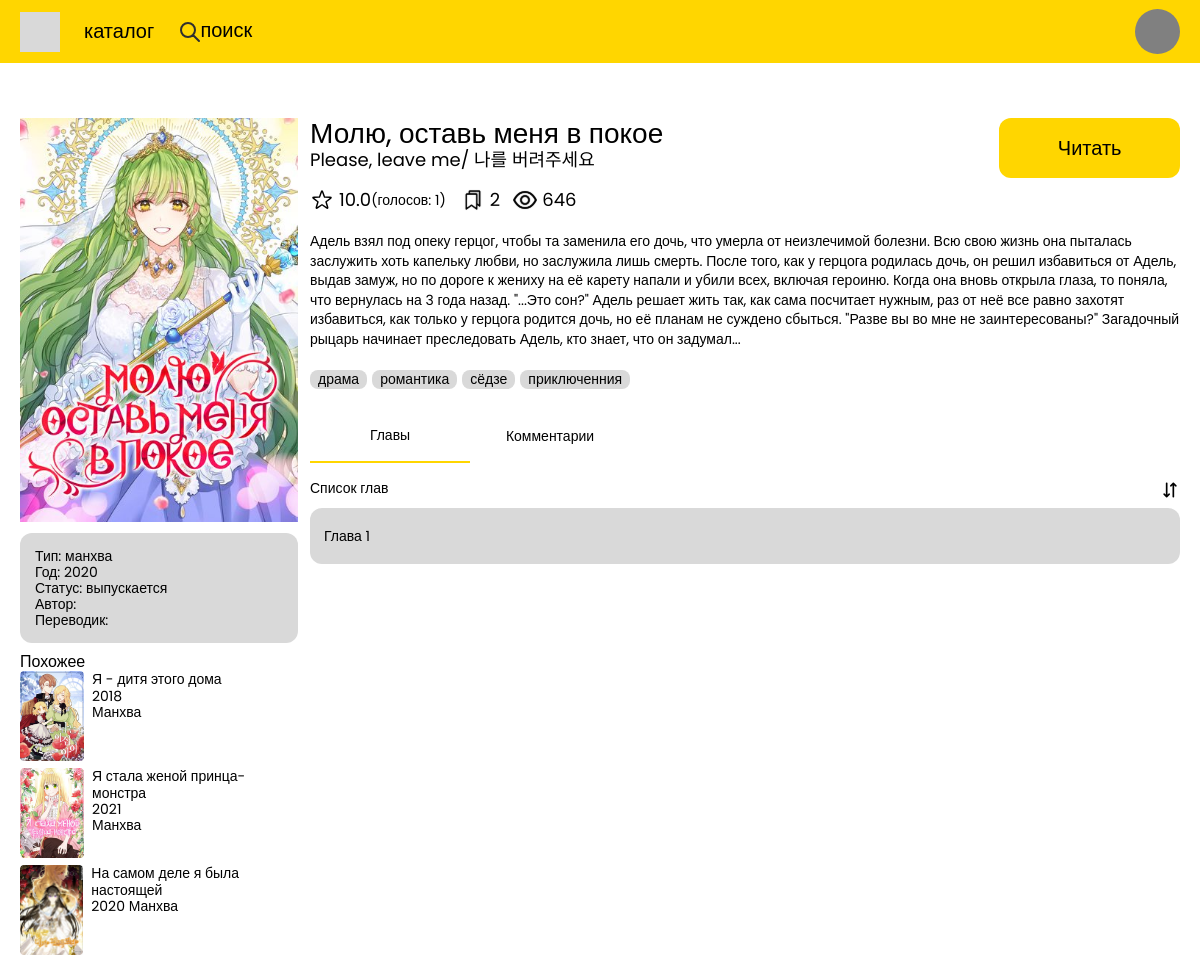
Page /manga/1 on the committed database.
### tables this page shows
CREATE TABLE types (id INTEGER PRIMARY KEY AUTOINCREMENT, name TEXT);

CREATE TABLE titles (id INTEGER NOT NULL UNIQUE PRIMARY KEY, type_id INTEGER NOT NULL, status_id INTEGER NOT NULL, name_russian TEXT NOT NULL, name_english TEXT, name_languages TEXT NOT NULL, description TEXT, year INTEGER NOT NULL, views INTEGER DEFAULT (0), author TEXT NOT NULL, translator TEXT NOT NULL);

CREATE TABLE statuses (id INTEGER PRIMARY KEY AUTOINCREMENT, name TEXT);

CREATE TABLE genres (id INTEGER UNIQUE NOT NULL PRIMARY KEY AUTOINCREMENT, name TEXT UNIQUE);

### app/manga_card/routes.py (the view)
@bp.route("/<int:title_id>")
def manga_page(title_id):
    title = Title.get_by_id(title_id)
    title.add_view()
    chapters = title.get_chapters()
    comments_count = title.get_comments_count()
    if current_user.is_authenticated:
        user_rating = title.get_user_rating(current_user)
        saved = title.is_saved(current_user)
    else:
        user_rating = None
        saved = False
    return render_template('manga_card/manga_card.html',
                           chapters=chapters,
                           user=current_user,
                           title=title,
                           comments_count=comments_count,
                           user_rating=user_rating,
                           saved=saved)

### app/models.py (called while the page is built)
    @staticmethod
    def create_from_sql(sql_row):
        chapter = Chapter()
        chapter.id = sql_row["id"]
        chapter.name = sql_row["name"]
        chapter.title_id = sql_row["title_id"]
        chapter.chapter = sql_row["chapter"]
        chapter.date = sql_row["date"]
        return chapter

    @staticmethod
    def get_by_id(title_id):
        title_row = cursor.execute("""
                SELECT titles.id, name_russian, name_english, name_languages, description, type_id, status_id, year,
                views, saves, AVG(rating) AS rating, COUNT(rating) AS rating_votes, author, translator
                FROM titles
                LEFT JOIN rating
                ON titles.id = rating.title_id
                LEFT JOIN
                (SELECT title_id, COUNT(*) AS saves FROM saves ORDER BY title_id) as t1
                ON titles.id = t1.title_id
                WHERE titles.id=? """, (title_id,)).fetchone()
        title = Title.create_from_sql(title_row)
        return title

    def get_genres(self):
        result = cursor.execute("""
            SELECT id, name
            FROM titles_genres
            LEFT JOIN genres
            ON titles_genres.genre_id = genres.id
            WHERE titles_genres.title_id=?
            """, (self.id,)).fetchall()
        return [Genre.create_from_sql(i) for i in result]

    def get_poster(self):
        return url_for("static", filename=f"media/posters/{self.id}.jpg")

    def get_tags(self):
        result = cursor.execute("""
            SELECT id, name
            FROM titles_tags
            LEFT JOIN tags
            ON titles_tags.tag_id = tags.id
            WHERE titles_tags.title_id=?
            """, (self.id,)).fetchall()
        return [Tag.create_from_sql(i) for i in result]

    def add_view(self):
        cursor.execute(""" UPDATE titles SET views=views+1 WHERE id=? """, (self.id,))
        self.views += 1
        connection.commit()

    def get_comments_count(self):
        result = cursor.execute(""" SELECT COUNT(*) as comments_count FROM comments WHERE title_id=? """,
                                (self.id,)).fetchone()
        return result["comments_count"]

    def get_chapters(self):
        result = cursor.execute(""" SELECT * FROM chapters WHERE title_id=? """, (self.id,)).fetchall()
        return [Chapter.create_from_sql(i) for i in result]

### app/templates/manga_card/manga_card.html (shortened to what this page needs)
{% extends "base.html" %}
{% block header %}
<link rel="stylesheet" href="{{ url_for('static', filename='manga_card/manga_card/style.css') }}">
{% endblock %}
{% block content %}
<div id="left-side">
    <img id="poster" src="{{ title.poster }}">
    <section id="description">
        Тип: {{ title.type.name }}<br>
        Год: {{ title.year }}<br>
        Статус: {{ title.status.name }}<br>
        Автор: {{ title.author }}<br>
        Переводик: {{ title.translator }}<br>
    </section>
    <ul id="similar">
        <h3>Похожее</h3>
        <li class="similar-title">
            <img class="similar-title__poster" src="{{ url_for('static', filename='manga_card/manga_card/images/simiar_manga-poster1.jpg') }}">
            <p class="similar-title__description">
                Я - дитя этого дома<br>
                2018<br>
                Манхва
            </p>
        </li>
        <li class="similar-title">
            <img class="similar-title__poster" src="{{ url_for('static', filename='manga_card/manga_card/images/similar_manga-poster2.jpg') }}">
            <p class="similar-title__description">
                Я стала женой принца-монстра<br>
                2021<br>
                Манхва
            </p>
        </li>
        <li class="similar-title">
            <img class="similar-title__poster" src="{{ url_for('static', filename='manga_card/manga_card/images/similar_manga-poster3.jpg') }}">
            <p class="similar-title__description">
                На самом деле я была настоящей<br>
                2020
                Манхва
            </p>
        </li>
    </ul>
</div>
<div id="right-side">
    <div id="manga-info">
        <div id="manga-info__header">
            <div id="manga-names">
                <h1 class="manga-names__russian">{{ title.name_russian }}</h1>
                <h2 class="manga-names__languages">{{ title.name_english }}/ {{ title.name_languages }}</h2>
            </div>
            <div id="read-button">Читать</div>
        </div>
        <div id="manga-info__description">
            <ul id="stats">
                <li class="stats-option rating">
                    <div class="stats-option__header">
                        <img class="stats-option__icon" src="{{ url_for('static', filename='manga_card/manga_card/images/rating.svg') }}">
                        <span class="stats-option__text">{{title.rating}}</span>
                    </div>
                    <div class="stats-option__caption">
                        (голосов: <span class="stats-option__votes">{{ title.rating_votes}}</span>)
                    </div>
                </li>
                <li class="stats-option saved">
                    <div class="stats-option__header">
                        <img class="stats-option__icon" src="{{ url_for('static', filename='manga_card/manga_card/images/saved.svg') }}">
                        <span class="stats-option__text">{{ title.saves }}</span>
                    </div>
                </li>
                <li class="stats-option views">
                    <div class="stats-option__header">
                        <img class="stats-option__icon" src="{{ url_for('static', filename='manga_card/manga_card/images/views.svg') }}">
                        <span class="stats-option__text">{{ title.views }}</span>
                    </div>
                </li>
            </ul>
            <article id="about">{{ title.description }}</article>
            <ul id="genres-list">
                {% for genre in title.genres %}
                    <li class="genres-list__item">
                        <a class="genres-list__link" href="../../catalog?genres={{ genre.id }}">{{ genre.name }}</a>
                    </li>
                {% endfor %}
            </ul>
        </div>
    </div>
    <div id="sections">
        <div id="section-buttons">
            <div class="section-buttons__item section-buttons__item_active" id="chapters-button">Главы</div>
            <div class="section-buttons__item" id="comments-button">Комментарии</div>
        </div>
        <section id="sections-content">
            <div id="chapters" class="section">
                {% if chapters|length > 0 %}
                    <div id="chapters__header">
                        Список глав
                        <img id="filter-button" src="{{ url_for('static', filename='manga_card/manga_card/images/filter.svg') }}">
                    </div>
                    <div class="chapters__list">
                        {% for chapter in title.get_chapters() %}
                        <div class="chapters__item chapter">
                            <a class="chapter__link" href="{{ url_for('chapters.chapter', chapter_id=chapter.id) }}">
                                <div class="chapter__content">
                                    Глава {{ chapter.chapter }}
                                </div>
                            </a>
                        </div>
                        {% endfor %}
                    </div>
                {% endif %}
            </div>
        </section>
    </div>
</div>
{% endblock %}

### app/templates/base.html (shortened to what this page needs)
<!DOCTYPE html>
<html lang="en">
<head>
    <link rel="stylesheet" href="{{ url_for('static', filename='base/style.css') }}">
    <link rel="stylesheet" href="{{ url_for('static', filename='base/normalize.css') }}">
    {% block header %}
    {% endblock %}
</head>
<body>
    <header>
        <div class="content__inner">
            <div class="header__inner">
                <div class="nav-left">
                    <div id="logo"></div>
                    <nav class="nav-left__nav">
                        <a class="nav__item" href="/catalog">
                            <span class="nav__text">каталог</span>
                        </a>
                        <a class="nav__item">
                            <img class="nav__icon" src="{{ url_for('static', filename='base/images/search.svg') }}">
                            <span class="nav__text nav__icon-text">поиск</span>
                        </a>
                    </nav>
                </div>
                <div class="nav-right">
                    <nav>
                        {% if user.is_authenticated %}
                        <div class="dropdown-panel">
                            <div class="nav__item dropdown-button">
                                <img class="user-avatar" src="{{ user.avatar }}">
                            </div>
                            <div class="dropdown-menu profile-menu" hidden>
                                <a href="{{ url_for('profile.get_profile', profile_id=user.id) }}" class="profile-menu__option">
                                    <img src="{{ url_for('static', filename='base/images/profile.svg') }}" class="profile-menu__icon">
                                    Профиль
                                </a>
                                <a href="{{ url_for('profile.edit_profile') }}" class="profile-menu__option">
                                    <img src="{{ url_for('static', filename='base/images/settings.svg') }}" class="profile-menu__icon">
                                    Настройки
                                </a>
                                <a href="{{ url_for('auth.logout') }}" class="profile-menu__option">
                                    <img src="{{ url_for('static', filename='base/images/exit.svg') }}" class="profile-menu__icon">
                                    Выйти
                                </a>
                            </div>
                        </div>
                        {% else %}
                        <a class="nav__item" id="profile" href="{{ url_for('auth.login_form')}}">
                            <img class="empty-icon" src="{{ url_for("static", filename="media/avatars/default.png") }}">
                        </a>
                        {% endif %}
                    </nav>
                </div>
            </div>
        </div>
    </header>
    <main>
        <div class="content__inner">
            <div class="main__inner">
                {% block content %}
                {% endblock %}
            </div>
        </div>
    </main>
</body>
</html>

### app/static/base/style.css (style rules this page uses)
* { margin: 0; padding: 0; box-sizing: border-box; }
body { overflow-x: hidden; font-family: 'Poppins', sans-serif; font-size: 14px; }
header { background-color: #FFD600; }
main { margin-top: 55px; }
.header__inner { display: flex; flex-direction: row; justify-content: space-between; padding: 9px 0; }
.content__inner { max-width: 1200px; padding: 0 20px; margin: 0 auto; }
#logo { width: 40px; height: 40px; background-color: #D9D9D9; margin: auto 0 auto; }
.empty-icon { color: #D9D9D9; display: block; }
.nav-left { display: flex; flex-direction: row; }
.nav-left__nav { margin-left: 24px; }
.nav__icon { width: 24px; height: 24px; vertical-align: middle; }
.nav-right { display: flex; justify-content: center; align-items: center; }
nav { display: flex; flex-direction: row; align-items: center; margin: auto 0; }
.nav__item { display: block; font-size: 20px; color: #000000; margin-top: auto; margin-bottom: auto; }
.nav__icon-text { margin-left: -0.36em; }
.nav__item + .nav__item { margin-left: 24px; }
a { text-decoration: none; color: #000000; }
.user-avatar, .empty-icon { width: 45px; height: 45px; border-radius: 50%; }

### app/static/manga_card/manga_card/style.css (style rules this page uses)
* { margin: 0; padding: 0; box-sizing: border-box; }
body { font-family: 'Poppins', sans-serif; font-size: 14px; }
a { text-decoration: none; color: #000000; }
h1, .manga-names__russian { font-size: 28px; font-weight: normal; margin: 0; }
h2, .manga-names__languages { font-size: 18px; font-weight: normal; }
h3 { font-size: 16px; font-weight: normal; }
ul { margin-left: 0; padding-left: 0; }
li { list-style-type: none; }
.main__inner { display: flex; flex-direction: row; }
#left-side { max-width: 278px; min-width: 220px; }
#poster { width: 100%; }
#description { padding: 15px; margin-top: 7px; border-radius: 12px; background-color: #D9D9D9; }
#similar { margin-top: 10px; }
.similar-title { display: flex; flex-direction: row; }
.similar-title + .similar-title { margin-top: 7px; }
.similar-title__poster { width: 64px; height: 90px; }
.similar-title__description { margin-left: 8px; }
#right-side { width: 100%; margin-left: 12px; max-width: 870px; min-width: 400px; position: relative; }
#manga-info__header { display: flex; flex-direction: row; justify-content: space-between; }
#manga-names { display: flex; flex-direction: column; width: 100%; }
#read-button { height: 60px; width: 228px; background-color: #FFD600; font-size: 20px; border-radius: 12px; display: flex; justify-content: center; align-items: center; }
#stats { margin-top: 10px; display: flex; flex-direction: row; }
.stats-option { display: flex; flex-direction: row; }
.stats-option__header { font-size: 18px; display: flex; flex-direction: row; justify-content: center; }
.stats-option__caption { margin: auto 0; }
.stats-option + .stats-option { margin-left: 15px; }
.stats-option__icon { max-width: 24px; max-height: 24px; }
.stats-option__text { margin: auto 0 auto 5px; white-space: nowrap; }
#about { margin-top: 20px; line-height: 1.4; width: 100%; }
#genres-list { margin-top: 20px; display: flex; }
.genres-list__item { padding: 1px 8px 2px; background-color: #D9D9D9; border-radius: 8px; }
.genres-list__item + .genres-list__item { margin-left: 5px; }
#sections { margin-top: 20px; }
#section-buttons { display: flex; flex-direction: row; }
.section-buttons__item { width: 160px; height: 54px; display: flex; justify-content: center; align-items: center; }
.section-buttons__item_active { border-bottom: 2px solid #FFD600; }
#sections-content { margin-top: 17px; }
#chapters__header { display: flex; flex-direction: row; justify-content: space-between; }
.chapters__item { padding: 20px 14px; background-color: #D9D9D9; border-radius: 12px; }
.chapters__list { margin-top: 8px; }

### rows in the picture
types: type.name "манхва"
titles: year "2020", name_russian "Молю, оставь меня в покое", name_english "Please, leave me", name_languages "나를 버려주세요", description "Адель взял под опеку герцог, чтобы та заменила его дочь, что умерла от неизлечимой болезни. Всю свою жизнь она пыталась заслужить хоть капельку любви, но заслужила лишь смерть. После того, как у герцога родилась дочь, он решил избавиться от Адель, выдав замуж, но по дороге к жениху на её карету напали и убили всех, включая героиню. Когда она вновь открыла глаза, то поняла, что вернулась на 3 года назад. \"...Это сон?\" Адель решает жить так, как сама посчитает нужным, раз от неё все равно захотят избавиться, как только у герцога родится дочь, но её планам не суждено сбыться. \"Разве вы во мне не заинтересованы?\" Загадочный рыцарь начинает преследовать Адель, кто знает, что он задумал..."
statuses: status.name "выпускается"
genres: name "драма"
genres: name "романтика"
genres: name "сёдзе"
genres: name "приключенния"

### other values in the picture
{{ title.rating }} "10.0"
{{ title.rating_votes }} "1"
{{ title.saves }} "2"
{{ title.views }} "646"
{{ chapter.chapter }} "1"
